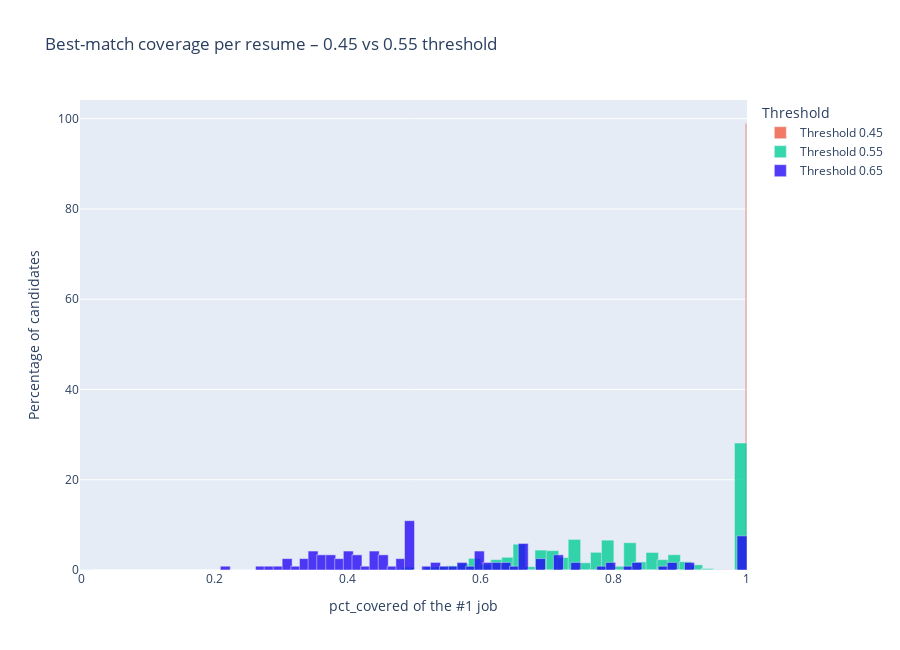

The notebook cell saved with this chart:
### Code cell
fig.update_layout(
    barmode='overlay',
    bargap=0.01,
    height=650,
    title="Best-match coverage per resume – 0.45 vs 0.55 threshold",
    xaxis_title="pct_covered of the #1 job",
    yaxis_title="Percentage of candidates",
    legend_title="Threshold",
    hovermode="x unified"
)
